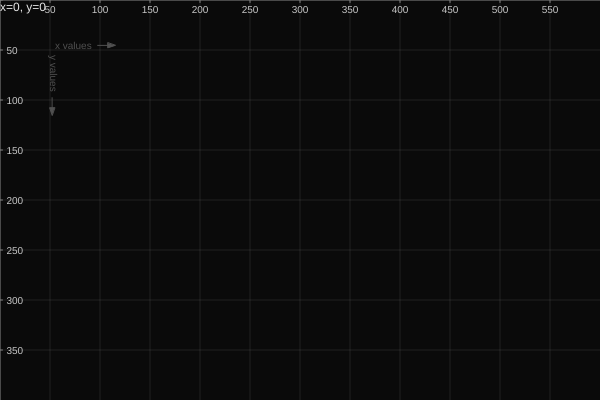
Frame 1 (no input)
Frame 60 (no input): identical to frame 1, image omitted
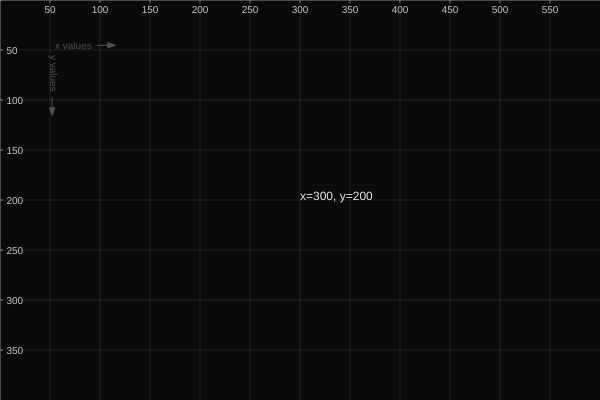
Frame 120 (the mouse pressed at the canvas centre since frame 60)

The p5.js sketch that drew these frames (run headless with seeded random() and noise() and a simulated clock; from frame 60 on, the mouse is pressed at the canvas centre):

// p5.js sketch
// ── sketch.js
// An overview of the screen coordinates in p5js.
//
// This example uses a class called grid.js, which I wrote explicitly to 
// help students understand how p5js orients its canvas
//
// By Jon Froehlich
// http://makeabilitylab.io

let grid;

function setup() {
  createCanvas(600, 400);
  // Accessibility: text description of the canvas for screen readers
  // https://p5js.org/reference/p5/describe/
  describe("A coordinate grid overlaid on the canvas illustrating how p5.js orients its x and y screen coordinates.");
  grid = new Grid();
  //frameRate(1);
  grid.isCheckboardOn = false; // switch to true to get a red/black checkboard
  grid.isCenterPtOn = false; // switch to true to draw center pt
  fill(0, 0, 255);
  //noLoop();
  
  print("setup(): I only run once!");
}

function draw() {
  //print("Hi, I'm draw(), you keep calling me all the time!");
  print("draw() frameCnt=", frameCount);
  background(10);
  
  // uncomment the code below to draw some shapes
  // ellipseMode(CENTER);
  // fill(255, 0, 0);
  // stroke(255);
  // strokeWeight(5);
  
  // ellipse(100, 100, 200);
  
  // fill(0, 0, 200, 128);
  // ellipse(150, 150, 180);
  
  // fill(200, 0, 0);
  // noStroke();
  // rect(300, 300, 100, 50);

  grid.draw();
}









// ── grid.js
// Where the x and y axes are anchored: at the canvas top-left (p5's default
// coordinate origin) or at its center.
const AxisAlignment = {
  TOPLEFT: 'topleft',
  CENTER: 'center',
}


// A teaching overlay that visualizes p5.js screen coordinates: it draws the x/y
// axes with labeled arrows, a faint cell grid, tick marks with coordinate
// labels, an optional center point, and a live readout of the mouse position.
// An optional red/black checkerboard (cached offscreen) illustrates per-pixel
// addressing. Configure the public flags (isCheckboardOn, isCenterPtOn,
// axisAlignment) before calling draw().
class Grid {
  constructor() {
    this.axisColor = color(128);
    this.axisTextColor = color(200);
    this.axisTextSize = 10;
    
    this.arrowColor = color(80);
    this.tickSize = 5;
    this.gridCellSize = 50;
    this.gridColor = color(128, 128, 128, 50);
    this.textScalar = 0.8;
    this.arrowLineSize = 15;
    this.arrowSize = 5;
    this.axisAlignment = AxisAlignment.TOPLEFT;
    
    this.bufferedCheckboard = null;
    this.isCheckboardOn = false;
    
    this.isCenterPtOn = true;
  }

  // Render the full overlay: grid lines, both axes, optional center point, and
  // the mouse readout. Call this from the sketch's draw().
  draw() {
    push();
    strokeWeight(1);
    textSize(this.axisTextSize);
    
    if(this.isCheckboardOn){
      this.drawCheckboard();
      this.arrowColor = color(200);
    }else{
      this.arrowColor = color(80);  
    }
    
    this.drawGrid();
    this.drawYAxis();
    this.drawXAxis();
    if(this.isCenterPtOn){
      this.drawCenterPt();
    }
    this.drawMousePosition();
    pop();
  }

  // Draw a dot at the canvas center, labeled with its (x, y) coordinates.
  drawCenterPt() {
    push();
    fill(this.axisTextColor);
    let x = width / 2;
    let y = height / 2;
    ellipse(x, y, 5);
    noStroke();
    textSize(8);
    fill(this.axisTextColor);
    text(x + ", " + y, x + 3, y - 2);
    pop();
  }

  // Draw faint vertical and horizontal lines every gridCellSize pixels.
  drawGrid() {
    noFill();
    stroke(this.gridColor);
    for (let x = 0; x < width; x += this.gridCellSize) {
      line(x, 0, x, height);
    }

    for (let y = 0; y < height; y += this.gridCellSize) {
      line(0, y, width, y);
    }
  }

  // Paint a 1px red/black checkerboard across the canvas. Building it pixel by
  // pixel is slow, so it is rendered once into a cached offscreen buffer and
  // then blitted each frame.
  drawCheckboard() {
    // only draw this to an offscreen graphics buffer
    // because it takes a long time! So, this way, we only 
    // draw the checkboard once (to an offscreen bitmap)
    // and then we just paint this image to the screen rather than
    // redoing the checkboard everytime
    if(!this.bufferedCheckboard){
      this.bufferedCheckboard = createGraphics(width, height);
      
      let offscreenGraphicsBuffer = this.bufferedCheckboard;
    
      offscreenGraphicsBuffer.push();
      offscreenGraphicsBuffer.noFill();
      let color1 = color(150, 0, 0);
      let color2 = color(0);
      for (let y = 0; y < height; y += 1) {
        for (let x = 0; x < width; x += 1) {
          if(y % 2 == 0 && x % 2 == 0){
            offscreenGraphicsBuffer.stroke(color1); 
          }else if(y % 2 == 0 && x % 2 == 1){
            offscreenGraphicsBuffer.stroke(color2); 
          }else if(y % 2 == 1 && x % 2 == 0){
            offscreenGraphicsBuffer.stroke(color2); 
          }else{
            offscreenGraphicsBuffer.stroke(color1); 
          }

          offscreenGraphicsBuffer.point(x, y);
        }
      }
      offscreenGraphicsBuffer.pop();
    }
    
    image(this.bufferedCheckboard, 0, 0);  
  }

  // Draw the horizontal axis with a labeled "x values" arrow and numbered tick
  // marks at each grid line. Placement depends on axisAlignment (top edge vs.
  // vertical center).
  drawXAxis() {
    let asc = textAscent() * this.textScalar;
    let desc = textDescent() * this.textScalar;
    let strHeight = asc + desc;

    // draw x axis
    stroke(this.axisColor);
    let xAxisLoc = height / 2;
    if (this.axisAlignment == AxisAlignment.TOPLEFT) {
      xAxisLoc = 0;
    }

    line(0, xAxisLoc, width, xAxisLoc);

    // draw x values arrow
    let str = "x values";
    let strWidth = textWidth(str);
    let xArrowLine = strWidth + 6;
    let yArrowLine = height / 2 - 10;

    if (this.axisAlignment == AxisAlignment.CENTER) {
      noStroke();
      fill(this.arrowColor);
      text(str, 3, yArrowLine + asc / 2 - 1);
      stroke(this.arrowColor);
    } else if (this.axisAlignment == AxisAlignment.TOPLEFT) {

      let yText = this.gridCellSize - 1;
      let xText = this.gridCellSize + 5;
      yArrowLine = yText - asc / 2;
      xArrowLine = xText + strWidth + 6;
      noStroke();
      fill(this.arrowColor);
      text(str, xText, yText);
      stroke(this.arrowColor);
    }

    this.drawLineWithArrow(xArrowLine, yArrowLine, xArrowLine + this.arrowLineSize, yArrowLine, this.arrowSize);

    // draw ticks along x-axis
    let yTickStart = xAxisLoc - this.tickSize / 2;
    fill(200);
    for (let x = 0; x < width; x += this.gridCellSize) {
      stroke(this.axisColor);
      line(x, yTickStart, x, yTickStart + this.tickSize);

      noStroke();
      fill(this.axisTextColor);
      let strWidth = textWidth(x);

      if ((this.axisAlignment == AxisAlignment.CENTER && int(x) == int(width / 2)) ||
        (this.axisAlignment == AxisAlignment.TOPLEFT && x == 0)) {
        // don't draw text
      } else {
        text(x, x - strWidth / 2, yTickStart + this.tickSize + strHeight);
      }
    }
  }

  // Draw the vertical axis with a rotated "y values" arrow and numbered tick
  // marks at each grid line. Placement depends on axisAlignment (left edge vs.
  // horizontal center).
  drawYAxis() {
    let asc = textAscent() * this.textScalar;
    let desc = textDescent() * this.textScalar;
    let strHeight = asc + desc;

    // draw y axis
    stroke(this.axisColor); // set color to gray
    let yAxisLoc = width / 2;
    if (this.axisAlignment == AxisAlignment.TOPLEFT) {
      yAxisLoc = 0;
    }
    line(yAxisLoc, 0, yAxisLoc, height);

    // draw y values arrow
    let xText = width / 2 - strHeight - 2;
    let yText = 3;
    if (this.axisAlignment == AxisAlignment.TOPLEFT) {
      xText = this.gridCellSize;
      yText = this.gridCellSize + 5;
    }

    let str = "y values";
    let strWidth = textWidth(str);
    push();
    noStroke();
    fill(this.arrowColor);
    rotate(HALF_PI);
    translate(yText, -xText);
    text(str, 0, 0);
    pop();

    stroke(this.arrowColor);
    fill(this.arrowColor);
    let yLine = yText + strWidth + 6;
    let xLine = xText + asc / 2 - 1.5;
    this.drawLineWithArrow(xLine, yLine, xLine, yLine + this.arrowLineSize, this.arrowSize);

    // draw ticks along y-axis
    let xTickStart = yAxisLoc - this.tickSize / 2;
    for (let y = 0; y < height; y += this.gridCellSize) {
      stroke(this.axisColor);
      line(xTickStart, y, xTickStart + this.tickSize, y);

      noStroke();
      fill(this.axisTextColor);
      let strWidth = textWidth(y);
      if ((this.axisAlignment == AxisAlignment.CENTER && int(y) == int(height / 2)) ||
        (this.axisAlignment == AxisAlignment.TOPLEFT && y == 0)) {
        // don't draw text
      } else {
        text(y, xTickStart + this.tickSize + 4, y + asc / 2);
      }
    }
  }

  // Mark the cursor and label it with its live (x, y) coordinates, nudging the
  // label inward so it stays on-canvas near the right and top edges.
  drawMousePosition() {
    push();
    textSize(12);

    let strMouseCoordinates = "x=" + mouseX + ", y=" + mouseY;
    fill(255, 0, 255);
    point(mouseX, mouseY);
    //ellipse(mouseX, mouseY, 5);

    fill(230);
    stroke(230);
    let strWidth = textWidth(strMouseCoordinates);
    let strHeight = textAscent() + textDescent();
    let xPos = mouseX;
    if (mouseX + strWidth > width) {
      xPos = width - strWidth;
    }
    let yPos = mouseY;
    if (mouseY - strHeight < 0) {
      yPos = strHeight - textDescent();
    }
    noStroke();
    text(strMouseCoordinates, xPos, yPos);
    pop();
  }

  // Draw a line from (x1,y1) to (x2,y2) capped with a filled triangle arrowhead
  // at the (x2,y2) end, sized by arrowSize.
  drawLineWithArrow(x1, y1, x2, y2, arrowSize) {
    //from: https://stackoverflow.com/a/44892083
    line(x1, y1, x2, y2); //draw a line beetween the vertices

    push() //start new drawing state
    let angle = atan2(y1 - y2, x1 - x2); //gets the angle of the line
    translate(x2, y2); //translates to the destination vertex
    rotate(angle - HALF_PI); //rotates the arrow point
    triangle(-arrowSize * 0.5, arrowSize, arrowSize * 0.5, arrowSize, 0, -arrowSize / 2); //draws the arrow point as a triangle
    pop();
  }

}
